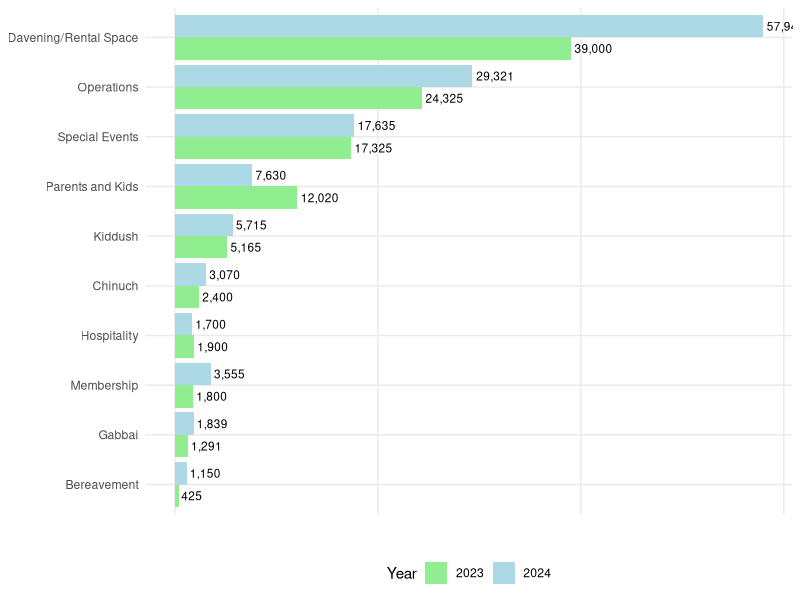

Here is the R script that generated this plot:
library(tidyverse)

budget_data <- read_csv("budget_spreadsheet.csv")

# Determine ordering based on 2023 values
ordered_categories <- budget_data %>%
  filter(Year == 2023) %>%
  arrange(Amount) %>%
  pull(Category)

# Convert Category to an ordered factor based on the 2023 ordering
budget_data$Category <- factor(budget_data$Category, levels = ordered_categories)

# Plot
budget_data %>%
  ggplot(aes(x = Category, y = Amount, fill = as.factor(Year))) +
  geom_col(position = "dodge") +
  geom_text(aes(label = scales::comma(Amount), group = as.factor(Year)),
            position = position_dodge(width = 0.9), hjust = -0.1, size = 3) +
  coord_flip() +
  scale_fill_manual(values = c("2023" = "lightgreen", "2024" = "lightblue"), name = "Year") +
  theme_minimal() +
  theme(
    axis.text.x = element_blank(),
    axis.text.y = element_text(),
    axis.ticks.y = element_blank(),
    axis.title.y = element_blank(),
    panel.grid.minor = element_blank(),
    legend.position = "bottom"
  ) +
  labs(x = "",
       y = "")
